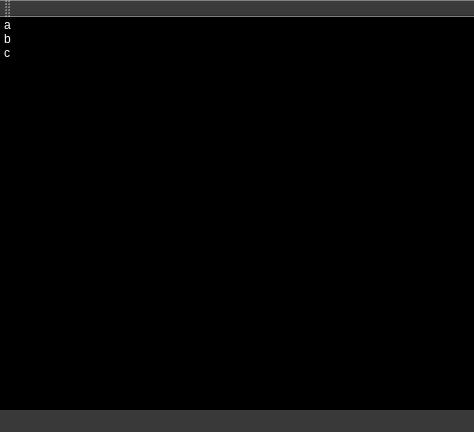
<?xml version="1.0" encoding="UTF-8"?>
<ui version="4.0">
 <class>MainWindow</class>
 <widget class="QMainWindow" name="MainWindow">
  <property name="geometry">
   <rect>
    <x>0</x>
    <y>0</y>
    <width>474</width>
    <height>432</height>
   </rect>
  </property>
  <property name="windowTitle">
   <string>Cloud by fensoft</string>
  </property>
  <property name="windowIcon">
   <iconset resource="res.qrc">
    <normaloff>:/res/cloud.png</normaloff>:/res/cloud.png</iconset>
  </property>
  <property name="styleSheet">
   <string notr="true">background-color: rgb(57, 57, 57);</string>
  </property>
  <widget class="QWidget" name="centralWidget">
   <layout class="QVBoxLayout" name="verticalLayout">
    <property name="margin">
     <number>0</number>
    </property>
    <item>
     <widget class="QTreeWidget" name="list">
      <property name="styleSheet">
       <string notr="true">QTreeWidget {
background-color: rgb(0, 0, 0);
color: rgb(255, 255, 255);
}

QTreeWidget::item:selected {
	selection-color: rgb(0, 0, 0);
	selection-background-color: rgb(0, 0, 0);
}

::item:selected {
	selection-color: rgb(0, 0, 0);
	selection-background-color: rgb(0, 0, 0);
}

 QTreeWidget {
     show-decoration-selected: 1; /* make the selection span the entire width of the view */
 }

 QTreeWidget::item:alternate {
     background: #EEEEEE;
 }

 QTreeWidget::item:selected {
background-color: rgb(0, 0, 0);
color: rgb(0, 0, 0);
 }

 QTreeWidget::item:selected:!active {
     background: qlineargradient(x1: 0, y1: 0, x2: 0, y2: 1,
                                 stop: 0 #ABAFE5, stop: 1 #8588B2);
 }

 QTreeWidget::item:selected:active {
     background: qlineargradient(x1: 0, y1: 0, x2: 0, y2: 1,
                                 stop: 0 #6a6ea9, stop: 1 #888dd9);
 }

 QTreeWidget::item:hover {
	selection-color: rgb(0, 0, 0);
	selection-background-color: rgb(0, 0, 0);
 }</string>
      </property>
      <property name="rootIsDecorated">
       <bool>false</bool>
      </property>
      <attribute name="headerVisible">
       <bool>false</bool>
      </attribute>
      <column>
       <property name="text">
        <string notr="true">1</string>
       </property>
      </column>
      <column>
       <property name="text">
        <string>status</string>
       </property>
      </column>
      <column>
       <property name="text">
        <string>pos</string>
       </property>
      </column>
      <item>
       <property name="text">
        <string>a</string>
       </property>
       <property name="text">
        <string/>
       </property>
       <property name="text">
        <string/>
       </property>
      </item>
      <item>
       <property name="text">
        <string>b</string>
       </property>
       <property name="text">
        <string/>
       </property>
       <property name="text">
        <string/>
       </property>
      </item>
      <item>
       <property name="text">
        <string>c</string>
       </property>
       <property name="text">
        <string/>
       </property>
       <property name="text">
        <string/>
       </property>
      </item>
     </widget>
    </item>
   </layout>
  </widget>
  <widget class="QStatusBar" name="statusBar">
   <property name="styleSheet">
    <string notr="true">color: rgb(255, 255, 255);</string>
   </property>
  </widget>
  <widget class="QToolBar" name="toolBar">
   <property name="windowTitle">
    <string>toolBar</string>
   </property>
   <property name="styleSheet">
    <string notr="true">color: rgb(255, 255, 255);</string>
   </property>
   <attribute name="toolBarArea">
    <enum>TopToolBarArea</enum>
   </attribute>
   <attribute name="toolBarBreak">
    <bool>false</bool>
   </attribute>
  </widget>
 </widget>
 <layoutdefault spacing="6" margin="11"/>
 <resources>
  <include location="res.qrc"/>
 </resources>
 <connections/>
</ui>
